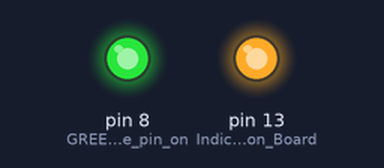
A sketch run on a simulated Arduino Uno, built with avr-gcc and run on an emulated ATmega328P. On the bench: output pins drawn as LEDs (lit = HIGH).

Above: at 0.1 s.
Timing chart, 0 to 1.6 s (numbered marks = the images above):
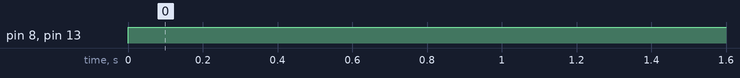

The sketch:

Continuous_ON.ino
```cpp
// Fixed Frequency Script
// Continuous stimulation

// Arduino should be reset in sync with camera record start.

void setup() {
  pinMode(8, OUTPUT); // GREEN LED positive pin on 8, negative pin on GND
  pinMode(13, OUTPUT); // Indicator LED on Board
}

void loop() {

  digitalWrite(8, HIGH); // LED glows
  digitalWrite(13, HIGH); // LED glows
}
```

Measured:
- by itself, pin 8 (GREEN_LED_positive_pin_on), pin 13 (Indicator_LED_on_Board): LOW → HIGH at 0.00 s
